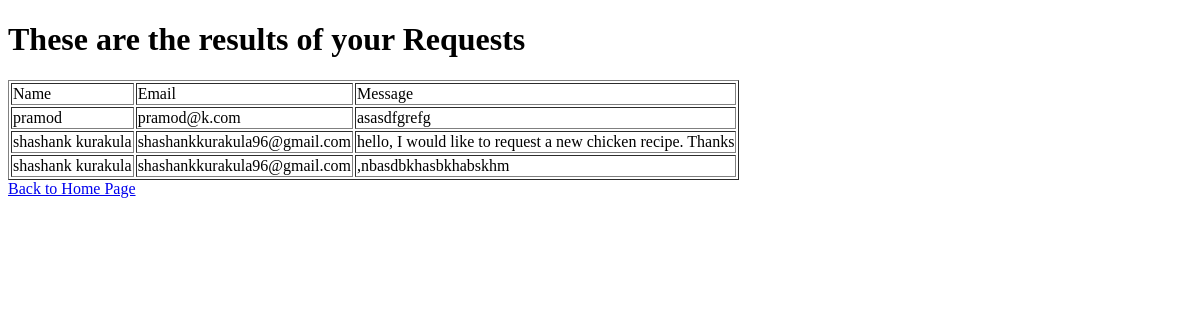
The page /requests on the database as committed earlier.
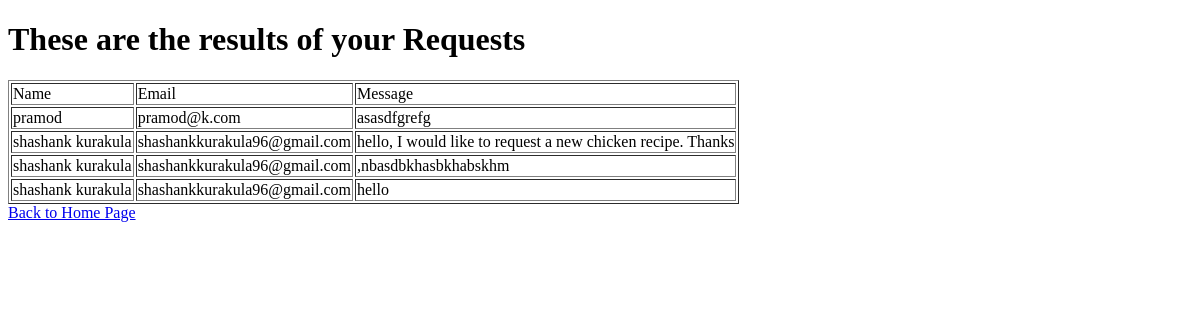
The same page on the database as committed later.
### tables this page shows
CREATE TABLE Requests ( id INTEGER PRIMARY KEY, name TEXT not null, email TEXT NOT NULL, message TEXT NOT NULL);

### app.py (the view)
@app.route('/requests')
def requests():
    con = sqlite3.connect("recipes.db")
    con.row_factory = sqlite3.Row
    cur = con.cursor()
    cur.execute("SELECT * FROM Requests")
    rows = cur.fetchall()
    return render_template("requests.html", rows=rows)

### templates/requests.html (shortened to what this page needs)
<!DOCTYPE html>
<html lang="en">
<head>
</head>
<body>
    <h1>These are the results of your Requests <Table></Table></h1>
    <table border = 1>
        <thead>
            <td>Name</td>
            <td>Email</td>
            <td>Message</td>
        </thead>
        {% for row in rows %}
        <tr>
            <td>{{ row["name"] }}</td>
            <td>{{ row["email"] }}</td>
            <td>{{ row["message"] }}</td>
        </tr>
        {% endfor %}
    </table>
    <a href = "/">Back to Home Page</a>
</body>
</html>

Rows that differ between the two databases and show on the page:
added Requests: name "shashank kurakula", email "shashankkurakula96@gmail.com", message "hello"
